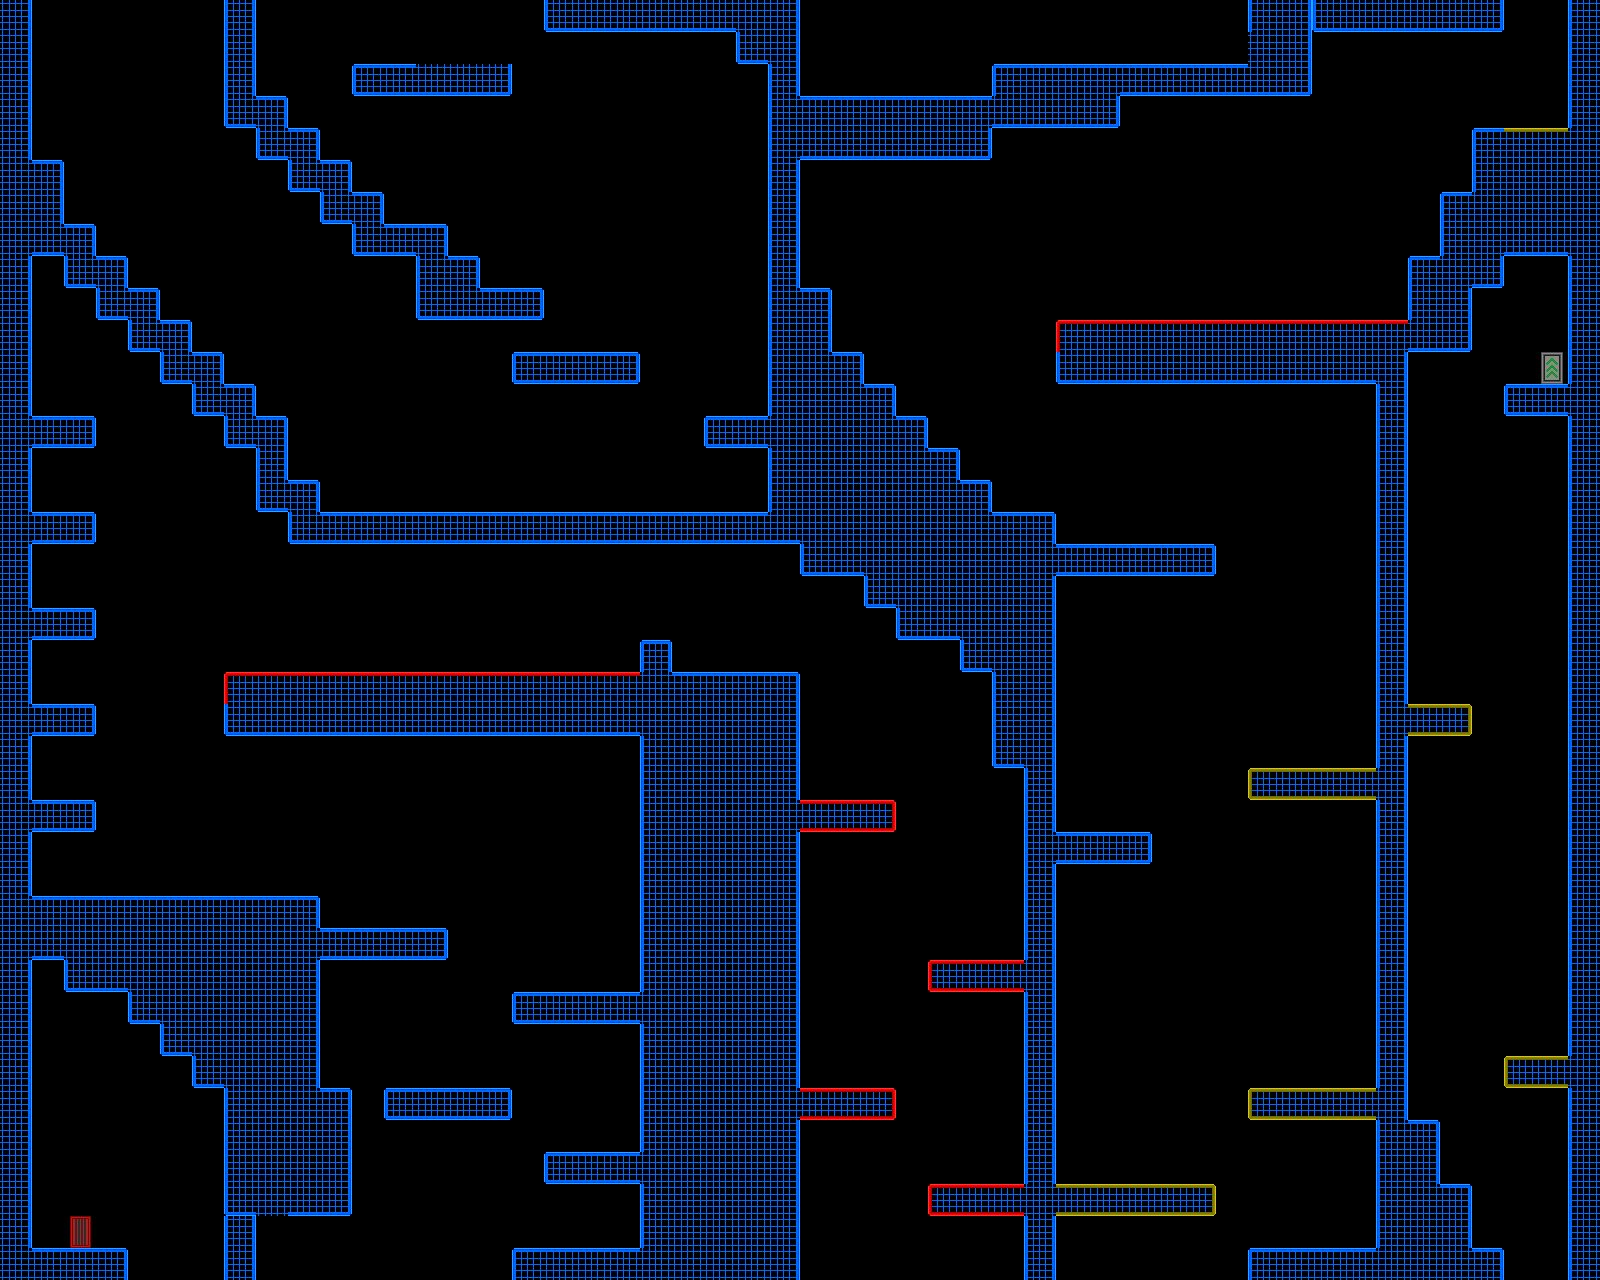

Tiled map render using the project's own tile images. Description and the map definition, with tile-layer contents summarised, below:
An orthogonal 50x40 tile map with 32x32 px tiles, 1 tile layer (Livello tile 1) and 105 objects.

<map version="1.0" orientation="orthogonal" renderorder="right-down" width="50" height="40" tilewidth="32" tileheight="32" nextobjectid="118">
 <tileset firstgid="1" name="TestTile" tilewidth="32" tileheight="32" tilecount="117">
  <image source="resources/tiles/TestTile.png" width="416" height="288" />
 </tileset>
 <layer name="Livello tile 1" width="50" height="40">
  <data>[2000 cells, 622 non-empty, 27 distinct tile ids]</data>
 </layer>
 <objectgroup name="Triggers" visible="0">
  <object id="1" x="32" y="1248" width="96" height="96">
   <properties>
    <property name="blocker" value="tblr" />
   </properties>
  </object>
  <object id="2" x="0" y="-64" width="32" height="1344">
   <properties>
    <property name="blocker" value="tbr" />
   </properties>
  </object>
  <object id="3" x="64" y="1216" width="32" height="32">
   <properties>
    <property name="playerEntrance" value="" />
   </properties>
  </object>
  <object id="4" x="1536" y="352" width="32" height="32">
   <properties>
    <property name="playerExit" value="Level12" />
   </properties>
  </object>
  <object id="5" x="32" y="800" width="64" height="32">
   <properties>
    <property name="blocker" value="tbr" />
   </properties>
  </object>
  <object id="6" x="32" y="704" width="64" height="32">
   <properties>
    <property name="blocker" value="tbr" />
   </properties>
  </object>
  <object id="7" x="32" y="608" width="64" height="32">
   <properties>
    <property name="blocker" value="tbr" />
   </properties>
  </object>
  <object id="8" x="32" y="512" width="64" height="32">
   <properties>
    <property name="blocker" value="tbr" />
   </properties>
  </object>
  <object id="9" x="32" y="416" width="64" height="32">
   <properties>
    <property name="blocker" value="tbr" />
   </properties>
  </object>
  <object id="10" x="224" y="1088" width="128" height="128">
   <properties>
    <property name="blocker" value="tbrl" />
   </properties>
  </object>
  <object id="11" x="320" y="928" width="128" height="32">
   <properties>
    <property name="blocker" value="tbr" />
   </properties>
  </object>
  <object id="12" x="32" y="896" width="288" height="32">
   <properties>
    <property name="blocker" value="tr" />
   </properties>
  </object>
  <object id="13" x="32" y="928" width="32" height="32">
   <properties>
    <property name="blocker" value="b" />
   </properties>
  </object>
  <object id="14" x="64" y="960" width="64" height="32">
   <properties>
    <property name="blocker" value="bl" />
   </properties>
  </object>
  <object id="15" x="128" y="992" width="32" height="32">
   <properties>
    <property name="blocker" value="bl" />
   </properties>
  </object>
  <object id="16" x="160" y="1024" width="32" height="32">
   <properties>
    <property name="blocker" value="bl" />
   </properties>
  </object>
  <object id="17" x="192" y="1056" width="32" height="32">
   <properties>
    <property name="blocker" value="bl" />
   </properties>
  </object>
  <object id="18" x="288" y="960" width="32" height="128">
   <properties>
    <property name="blocker" value="r" />
   </properties>
  </object>
  <object id="19" x="384" y="1088" width="128" height="32">
   <properties>
    <property name="blocker" value="tbrl" />
   </properties>
  </object>
  <object id="20" x="544" y="1152" width="96" height="32">
   <properties>
    <property name="blocker" value="tbrl" />
   </properties>
  </object>
  <object id="21" x="512" y="992" width="128" height="32">
   <properties>
    <property name="blocker" value="tbrl" />
   </properties>
  </object>
  <object id="22" x="512" y="1248" width="128" height="96">
   <properties>
    <property name="blocker" value="tbrl" />
   </properties>
  </object>
  <object id="23" x="32" y="160" width="32" height="96">
   <properties>
    <property name="blocker" value="tbrl" />
   </properties>
  </object>
  <object id="24" x="64" y="224" width="32" height="64">
   <properties>
    <property name="blocker" value="tbrl" />
   </properties>
  </object>
  <object id="25" x="96" y="256" width="32" height="64">
   <properties>
    <property name="blocker" value="tbrl" />
   </properties>
  </object>
  <object id="26" x="128" y="288" width="32" height="64">
   <properties>
    <property name="blocker" value="tbrl" />
   </properties>
  </object>
  <object id="27" x="160" y="320" width="32" height="64">
   <properties>
    <property name="blocker" value="tbrl" />
   </properties>
  </object>
  <object id="28" x="192" y="352" width="32" height="64">
   <properties>
    <property name="blocker" value="tbrl" />
   </properties>
  </object>
  <object id="29" x="224" y="384" width="32" height="64">
   <properties>
    <property name="blocker" value="tbrl" />
   </properties>
  </object>
  <object id="30" x="256" y="416" width="32" height="96">
   <properties>
    <property name="blocker" value="tbrl" />
   </properties>
  </object>
  <object id="31" x="288" y="480" width="32" height="64">
   <properties>
    <property name="blocker" value="tbrl" />
   </properties>
  </object>
  <object id="32" x="320" y="512" width="448" height="32">
   <properties>
    <property name="blocker" value="tb" />
   </properties>
  </object>
  <object id="33" x="704" y="416" width="64" height="32">
   <properties>
    <property name="blocker" value="tbrl" />
   </properties>
  </object>
  <object id="35" x="512" y="352" width="128" height="32">
   <properties>
    <property name="blocker" value="tbrl" />
   </properties>
  </object>
  <object id="36" x="224" y="-64" width="32" height="192">
   <properties>
    <property name="blocker" value="tbrl" />
   </properties>
  </object>
  <object id="38" x="288" y="128" width="32" height="64">
   <properties>
    <property name="blocker" value="tbrl" />
   </properties>
  </object>
  <object id="39" x="256" y="96" width="32" height="64">
   <properties>
    <property name="blocker" value="tbrl" />
   </properties>
  </object>
  <object id="40" x="320" y="160" width="32" height="64">
   <properties>
    <property name="blocker" value="tbrl" />
   </properties>
  </object>
  <object id="41" x="352" y="192" width="32" height="64">
   <properties>
    <property name="blocker" value="tbrl" />
   </properties>
  </object>
  <object id="42" x="384" y="224" width="64" height="32">
   <properties>
    <property name="blocker" value="tbr" />
   </properties>
  </object>
  <object id="43" x="416" y="256" width="64" height="64">
   <properties>
    <property name="blocker" value="tblr" />
   </properties>
  </object>
  <object id="44" x="480" y="288" width="64" height="32">
   <properties>
    <property name="blocker" value="rbt" />
   </properties>
  </object>
  <object id="47" x="352" y="64" width="160" height="32">
   <properties>
    <property name="blocker" value="tbrl" />
   </properties>
  </object>
  <object id="48" x="544" y="-96" width="192" height="128">
   <properties>
    <property name="blocker" value="tbrl" />
   </properties>
  </object>
  <object id="50" x="736" y="-96" width="64" height="128">
   <properties>
    <property name="blocker" value="tr" />
   </properties>
  </object>
  <object id="51" x="736" y="32" width="64" height="32">
   <properties>
    <property name="blocker" value="brl" />
   </properties>
  </object>
  </objectgroup>
</map>
<!-- 59 of 105 objects omitted -->
